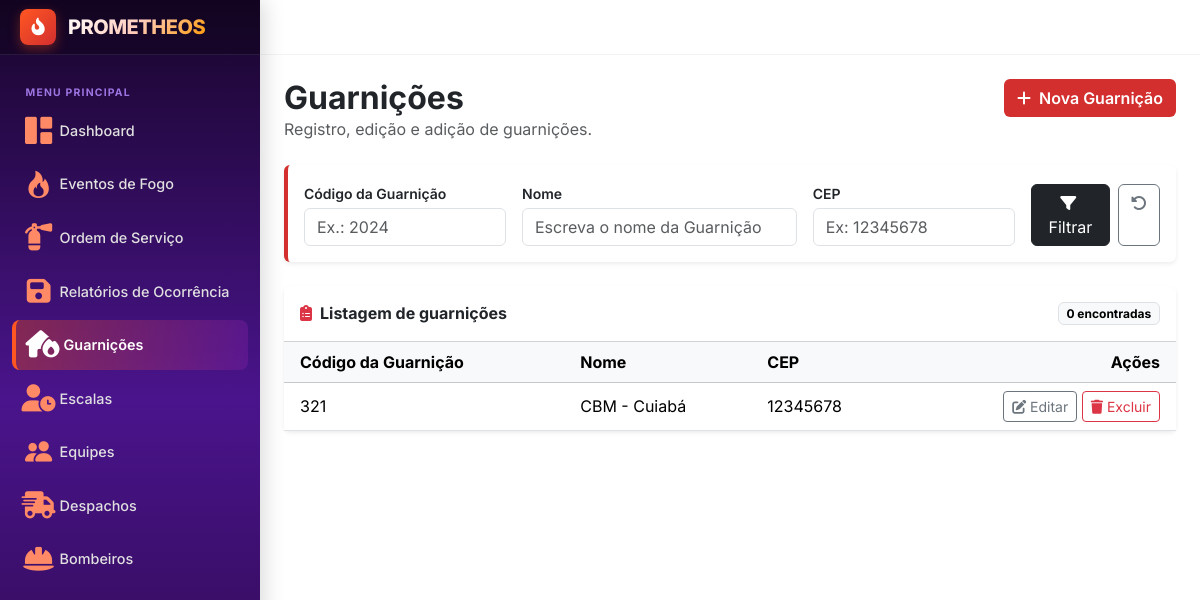
/guarnicoes, run on the app's committed database.
### gestao/models.py (models this page shows, shortened)
class Guarnicao(models.Model):
    num_regex = RegexValidator(
        regex=r'^\d+$',
        message='Digite o CEP',
        code='invalid_digits'
    )
    id = models.IntegerField(primary_key=True)
    codigo = models.IntegerField()
    nome = models.CharField(max_length=50)
    cep = models.CharField(max_length=8, validators=[num_regex])

### gestao/views.py (the view)
# urls.py: path('guarnicoes', views.guarnicao, name='guarnicao'),
def guarnicao(request):
    guarnicoes = Guarnicao.objects.all().order_by("codigo")
    filtros = {
        "codigo" : request.GET.get("codigo", ""),
        "nome" : request.GET.get("nome", ""),
        "cep" : request.GET.get("cep", "")
    }
    if filtros["codigo"]:
        guarnicoes = guarnicoes.filter(codigo=filtros["codigo"])
    if filtros["nome"]:
        guarnicoes = guarnicoes.filter(nome__icontains=filtros["nome"])
    if filtros["cep"]:
        guarnicoes = guarnicoes.filter(cep=filtros["cep"])
    contexto = {
        "guarnicoes" : guarnicoes,
        "filtros" : filtros
    }
    return render(request, 'gestao/guarnicoes.html', contexto)

### templates/gestao/guarnicoes.html (shortened to what this page needs)
{% extends "layout.html" %}
{% block content %}
<div class="d-flex flex-wrap align-items-start justify-content-between gap-3 mb-4">
    <div>
        <h1 class="h2 fw-bold mb-0">Guarnições</h1>
        <p class="text-muted mb-0">Registro, edição e adição de guarnições.</p>
    </div>
    <a href="{% url 'adicionaGuarnicao' %}" class="btn text-white fw-semibold" style="background-color: #D32F2F;">
        <i class="fa-solid fa-plus me-1"></i> Nova Guarnição
    </a>
</div>
<div class="card border-0 shadow-sm mb-4" style="border-left: 4px solid #D32F2F !important;">
    <div class="card-body p-3">
        <form method="get" class="row g-3 align-items-end">
            <div class="col-12 col-md-3">
                <label for="filtro-codigo" class="form-label small fw-semibold mb-1">Código da Guarnição</label>
                <input type="text" class="form-control" id="filtro-codigo" name="codigo"
                       placeholder="Ex.: 2024" value="{{ filtros.codigo }}">
            </div>
            <div class="col-12 col-md-4">
                <label for="filtro-descricao" class="form-label small fw-semibold mb-1">Nome</label>
                <input type="text" class="form-control" id="filtro-nome" name="nome"
                       placeholder="Escreva o nome da Guarnição" value="{{ filtros.nome }}">
            </div>
            <div class="col-12 col-md-3">
                <label for="filtro-cep" class="form-label small fw-semibold mb-1">CEP</label>
                <input type="text" class="form-control" id="filtro-cep" name="cep"
                        placeholder="Ex: 12345678" value="{{ filtros.cep }}">
            </div>
            <div class="col-12 col-md-2 d-flex gap-2">
                <button type="submit" class="btn btn-dark w-100">
                    <i class="fa-solid fa-filter me-1"></i> Filtrar
                </button>
                <a href="{% url 'guarnicao' %}" class="btn btn-outline-secondary" title="Limpar filtros" aria-label="Limpar filtros">
                    <i class="fa-solid fa-rotate-left"></i>
                </a>
            </div>
        </form>
    </div>
</div>
<div class="card border-0 shadow-sm">
    <div class="card-header bg-white d-flex align-items-center justify-content-between py-3">
        <h2 class="h6 fw-bold mb-0">
            <i class="fa-solid fa-clipboard-list text-danger me-2"></i>Listagem de guarnições
        </h2>
        <span class="badge text-bg-light border">{{ ordens|length }} encontrada{{ ordens|length|pluralize }}</span>
    </div>
    <div class="table-responsive">
        <table class="table table-hover align-middle mb-0">
            <thead class="table-light">
                <tr>
                    <th scope="col" class="ps-3">Código da Guarnição</th>
                    <th scope="col">Nome</th>
                    <th scope="col">CEP</th>
                    <th scope="col" class="text-end pe-3">Ações</th>
                </tr>
            </thead>
            <tbody>
                {% for guarnicao in guarnicoes %}
                <tr>
                    <td class="ps-3">{{ guarnicao.codigo }}</td>
                    <td>{{ guarnicao.nome|truncatechars:40 }}</td>
                    <td>{{ guarnicao.cep }}</td>
                    <td class="text-end pe-3 text-nowrap">
                        <a href="{% url 'editaGuarnicao' guarnicao.id %}" class="btn btn-sm btn-outline-secondary"
                           title="Editar" aria-label="Editar OS {{ relatorio.id }}">
                            <i class="fa-solid fa-pen-to-square"></i> Editar
                        </a>
                        <a href="{% url 'excluirGuarnicao' guarnicao.id %}" class="btn btn-sm btn-outline-danger"
                           onclick="return confirm('Excluir Guarnição?');"
                           title="Excluir" aria-label="Excluir RO {{ relatorio.id }}">
                            <i class="fa-solid fa-trash"></i> Excluir
                        </a>
                    </td>
                </tr>
                {% endfor %}
            </tbody>
        </table>
    </div>
</div>
{% endblock %}

### templates/layout.html (style rules this page uses)
:root { --fire-red-dark: #D32F2F; --fire-red-primary: #E64A19; --fire-orange: #FF5722; --fire-amber: #FF9800; --purple-dark: #18052B; --purple-mid: #4A148C; --purple-light: #7B1FA2; --bg-main: #ffffff; --sidebar-width: 260px; --sidebar-collapsed-width: 80px; --topbar-height: 55px; }
body { font-family: 'Inter', -apple-system, BlinkMacSystemFont, "Segoe UI", Roboto, sans-serif; background-color: var(--bg-main); color: #212529; overflow-x: hidden; margin: 0; padding: 0; }

### data on the page
Guarnicao: codigo "321", nome "CBM - Cuiabá", cep "12345678"

### other printed values
{{ ordens|length }} "0"
